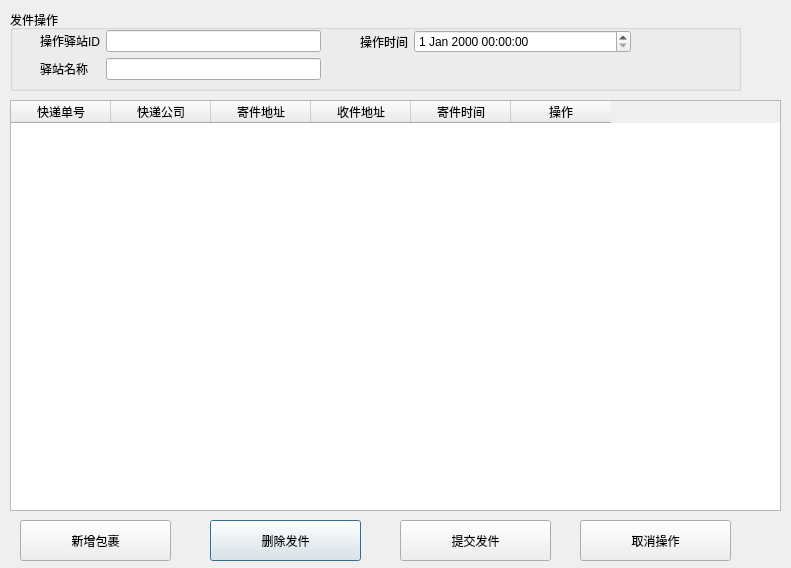
<?xml version="1.0" encoding="UTF-8"?>
<ui version="4.0">
 <class>MOutstoreProcess</class>
 <widget class="QDialog" name="MOutstoreProcess">
  <property name="geometry">
   <rect>
    <x>0</x>
    <y>0</y>
    <width>791</width>
    <height>568</height>
   </rect>
  </property>
  <property name="windowTitle">
   <string>Dialog</string>
  </property>
  <widget class="QGroupBox" name="groupBox">
   <property name="geometry">
    <rect>
     <x>10</x>
     <y>10</y>
     <width>731</width>
     <height>81</height>
    </rect>
   </property>
   <property name="title">
    <string>发件操作</string>
   </property>
   <widget class="QWidget" name="formLayoutWidget">
    <property name="geometry">
     <rect>
      <x>30</x>
      <y>20</y>
      <width>281</width>
      <height>51</height>
     </rect>
    </property>
    <layout class="QFormLayout" name="formLayout">
     <item row="0" column="0">
      <widget class="QLabel" name="label">
       <property name="text">
        <string>操作驿站ID</string>
       </property>
      </widget>
     </item>
     <item row="0" column="1">
      <widget class="QLineEdit" name="lineEdit_sid"/>
     </item>
     <item row="1" column="0">
      <widget class="QLabel" name="label_2">
       <property name="text">
        <string>驿站名称</string>
       </property>
      </widget>
     </item>
     <item row="1" column="1">
      <widget class="QLineEdit" name="lineEdit_sname"/>
     </item>
    </layout>
   </widget>
   <widget class="QWidget" name="formLayoutWidget_2">
    <property name="geometry">
     <rect>
      <x>350</x>
      <y>20</y>
      <width>271</width>
      <height>51</height>
     </rect>
    </property>
    <layout class="QFormLayout" name="formLayout_2">
     <item row="0" column="0">
      <widget class="QLabel" name="label_4">
       <property name="text">
        <string>操作时间</string>
       </property>
      </widget>
     </item>
     <item row="0" column="1">
      <widget class="QDateTimeEdit" name="dateTimeEdit"/>
     </item>
    </layout>
   </widget>
  </widget>
  <widget class="QTableWidget" name="tableWidget">
   <property name="geometry">
    <rect>
     <x>10</x>
     <y>100</y>
     <width>771</width>
     <height>411</height>
    </rect>
   </property>
   <column>
    <property name="text">
     <string>快递单号</string>
    </property>
   </column>
   <column>
    <property name="text">
     <string>快递公司</string>
    </property>
   </column>
   <column>
    <property name="text">
     <string>寄件地址</string>
    </property>
   </column>
   <column>
    <property name="text">
     <string>收件地址</string>
    </property>
   </column>
   <column>
    <property name="text">
     <string>寄件时间</string>
    </property>
   </column>
   <column>
    <property name="text">
     <string>操作</string>
    </property>
   </column>
  </widget>
  <widget class="QPushButton" name="pushButton_delete">
   <property name="geometry">
    <rect>
     <x>210</x>
     <y>520</y>
     <width>151</width>
     <height>41</height>
    </rect>
   </property>
   <property name="text">
    <string>删除发件</string>
   </property>
  </widget>
  <widget class="QPushButton" name="pushButton_commit">
   <property name="geometry">
    <rect>
     <x>400</x>
     <y>520</y>
     <width>151</width>
     <height>41</height>
    </rect>
   </property>
   <property name="text">
    <string>提交发件</string>
   </property>
  </widget>
  <widget class="QPushButton" name="pushButton_cancel">
   <property name="geometry">
    <rect>
     <x>580</x>
     <y>520</y>
     <width>151</width>
     <height>41</height>
    </rect>
   </property>
   <property name="text">
    <string>取消操作</string>
   </property>
  </widget>
  <widget class="QPushButton" name="pushButton_add">
   <property name="geometry">
    <rect>
     <x>20</x>
     <y>520</y>
     <width>151</width>
     <height>41</height>
    </rect>
   </property>
   <property name="text">
    <string>新增包裹</string>
   </property>
  </widget>
 </widget>
 <resources/>
 <connections/>
</ui>
